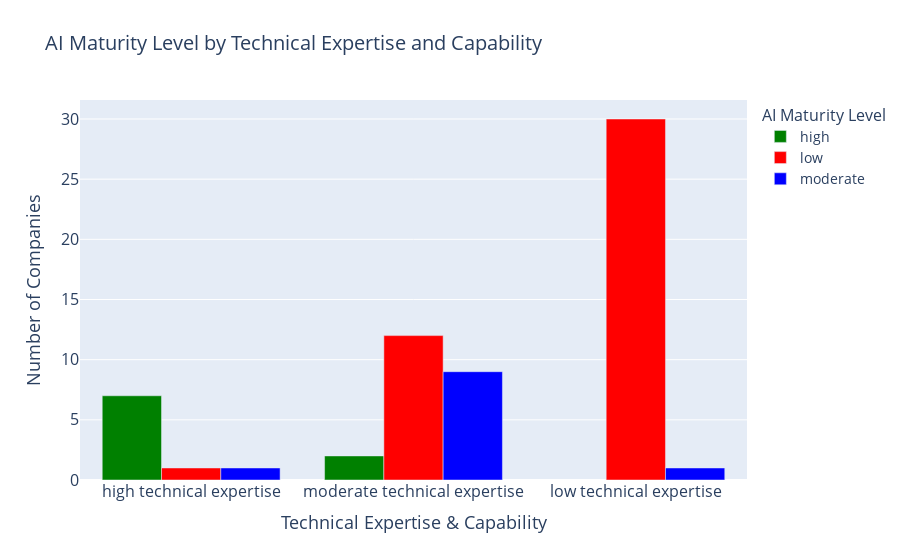

Write notebook code for a chart like this one.
### Code cell
import pandas as pd
import plotly.express as px

file_path = r"C:/Users/h02317/OneDrive - Haaga-Helia Oy Ab/Advisory sessions/Feedbacks/Need analysis sessions/need_analysis_summary.xlsx"
data = pd.read_excel(file_path)

color_mapping = {'high': 'green', 'low': 'red', 'moderate': 'blue'}

if 'technical_expertise_and_capability' in data.columns:
    segmentation_data = data.groupby(['technical_expertise_and_capability', 'ai_maturity_level']).size().reset_index(name='counts')

    segmentation_data['technical_expertise_and_capability'] = segmentation_data['technical_expertise_and_capability'].replace({
        'moderate': 'moderate technical expertise', 
        'high': 'high technical expertise', 
        'low': 'low technical expertise'
    })

    fig = px.bar(segmentation_data, 
                 x='technical_expertise_and_capability', 
                 y='counts', 
                 color='ai_maturity_level', 
                 color_discrete_map=color_mapping,  
                 barmode='group',
                 labels={'technical_expertise_and_capability': 'Technical Expertise & Capability', 
                         'counts': 'Number of Companies', 'ai_maturity_level': 'AI Maturity Level'},
                 title='AI Maturity Level by Technical Expertise and Capability')

    fig.update_layout(
        title_font_size=20,
        xaxis_title_font_size=18,
        yaxis_title_font_size=18,
        legend_title_font_size=16,
        legend_font_size=14,
        xaxis=dict(tickfont=dict(size=16)), 
        yaxis=dict(tickfont=dict(size=16))  
    )

    fig.show()
else:
    print("The column 'technical_expertise_and_capability' does not exist in the dataset.")

### Figure 1 — Plotly figure (JSON) as saved in the notebook; plotly's stock layout.template omitted (floating-point values rounded to 4 significant figures)
{"data": [{"alignmentgroup": "True", "hovertemplate": "AI Maturity Level=high<br>Technical Expertise & Capability=%{x}<br>Number of Companies=%{y}<extra></extra>", "legendgroup": "high", "marker": {"color": "green", "pattern": {"shape": ""}}, "name": "high", "offsetgroup": "high", "orientation": "v", "showlegend": true, "textposition": "auto", "type": "bar", "x": ["high technical expertise", "moderate technical expertise"], "xaxis": "x", "y": [7, 2], "yaxis": "y"}, {"alignmentgroup": "True", "hovertemplate": "AI Maturity Level=low<br>Technical Expertise & Capability=%{x}<br>Number of Companies=%{y}<extra></extra>", "legendgroup": "low", "marker": {"color": "red", "pattern": {"shape": ""}}, "name": "low", "offsetgroup": "low", "orientation": "v", "showlegend": true, "textposition": "auto", "type": "bar", "x": ["high technical expertise", "low technical expertise", "moderate technical expertise"], "xaxis": "x", "y": [1, 30, 12], "yaxis": "y"}, {"alignmentgroup": "True", "hovertemplate": "AI Maturity Level=moderate<br>Technical Expertise & Capability=%{x}<br>Number of Companies=%{y}<extra></extra>", "legendgroup": "moderate", "marker": {"color": "blue", "pattern": {"shape": ""}}, "name": "moderate", "offsetgroup": "moderate", "orientation": "v", "showlegend": true, "textposition": "auto", "type": "bar", "x": ["high technical expertise", "low technical expertise", "moderate technical expertise"], "xaxis": "x", "y": [1, 1, 9], "yaxis": "y"}], "layout": {"autosize": true, "barmode": "group", "legend": {"font": {"size": 14}, "title": {"font": {"size": 16}, "text": "AI Maturity Level"}, "tracegroupgap": 0}, "title": {"font": {"size": 20}, "text": "AI Maturity Level by Technical Expertise and Capability"}, "xaxis": {"anchor": "y", "autorange": true, "domain": [0, 1], "range": [-0.5, 2.5], "tickfont": {"size": 16}, "title": {"font": {"size": 18}, "text": "Technical Expertise & Capability"}, "type": "category"}, "yaxis": {"anchor": "x", "autorange": true, "domain": [0, 1], "range": [0, 31.58], "tickfont": {"size": 16}, "title": {"font": {"size": 18}, "text": "Number of Companies"}, "type": "linear"}}}
